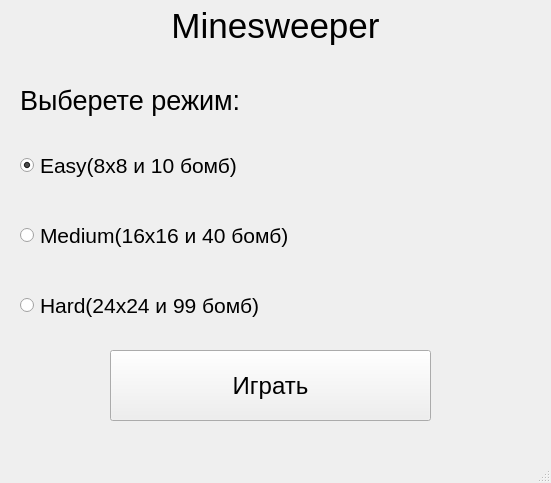
<?xml version="1.0" encoding="UTF-8"?>
<ui version="4.0">
 <class>MainWindow</class>
 <widget class="QMainWindow" name="MainWindow">
  <property name="geometry">
   <rect>
    <x>0</x>
    <y>0</y>
    <width>551</width>
    <height>483</height>
   </rect>
  </property>
  <property name="windowTitle">
   <string>Minesweeper</string>
  </property>
  <widget class="QWidget" name="centralwidget">
   <widget class="QRadioButton" name="easy">
    <property name="geometry">
     <rect>
      <x>20</x>
      <y>150</y>
      <width>311</width>
      <height>31</height>
     </rect>
    </property>
    <property name="font">
     <font>
      <pointsize>16</pointsize>
     </font>
    </property>
    <property name="text">
     <string>Easy(8x8 и 10 бомб)</string>
    </property>
    <property name="checked">
     <bool>true</bool>
    </property>
   </widget>
   <widget class="QLabel" name="label">
    <property name="geometry">
     <rect>
      <x>20</x>
      <y>80</y>
      <width>311</width>
      <height>41</height>
     </rect>
    </property>
    <property name="font">
     <font>
      <family>MS Shell Dlg 2</family>
      <pointsize>20</pointsize>
      <weight>50</weight>
      <bold>false</bold>
     </font>
    </property>
    <property name="text">
     <string>Выберете режим:</string>
    </property>
   </widget>
   <widget class="QLabel" name="label_2">
    <property name="geometry">
     <rect>
      <x>0</x>
      <y>0</y>
      <width>551</width>
      <height>51</height>
     </rect>
    </property>
    <property name="font">
     <font>
      <pointsize>26</pointsize>
     </font>
    </property>
    <property name="text">
     <string>Minesweeper</string>
    </property>
    <property name="alignment">
     <set>Qt::AlignCenter</set>
    </property>
   </widget>
   <widget class="QRadioButton" name="medium">
    <property name="geometry">
     <rect>
      <x>20</x>
      <y>220</y>
      <width>371</width>
      <height>31</height>
     </rect>
    </property>
    <property name="font">
     <font>
      <pointsize>16</pointsize>
     </font>
    </property>
    <property name="text">
     <string>Medium(16x16 и 40 бомб)</string>
    </property>
   </widget>
   <widget class="QRadioButton" name="hard">
    <property name="geometry">
     <rect>
      <x>20</x>
      <y>290</y>
      <width>311</width>
      <height>31</height>
     </rect>
    </property>
    <property name="font">
     <font>
      <pointsize>16</pointsize>
     </font>
    </property>
    <property name="text">
     <string>Hard(24x24 и 99 бомб)</string>
    </property>
   </widget>
   <widget class="QPushButton" name="play">
    <property name="geometry">
     <rect>
      <x>110</x>
      <y>350</y>
      <width>321</width>
      <height>71</height>
     </rect>
    </property>
    <property name="font">
     <font>
      <pointsize>18</pointsize>
     </font>
    </property>
    <property name="text">
     <string>Играть</string>
    </property>
   </widget>
  </widget>
  <widget class="QMenuBar" name="menubar">
   <property name="geometry">
    <rect>
     <x>0</x>
     <y>0</y>
     <width>551</width>
     <height>26</height>
    </rect>
   </property>
  </widget>
  <widget class="QStatusBar" name="statusbar"/>
 </widget>
 <resources/>
 <connections/>
</ui>
